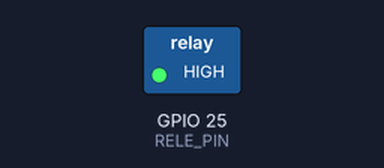
The sketch below on a simulated ESP32. Parts: switched loads named in the sketch (green lamp = pin HIGH).

Above: at 2.5 s.
At 5.5 s:
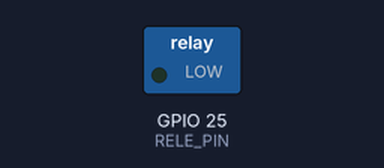
Timing chart, 0 to 7.8 s (numbered marks = the images above):
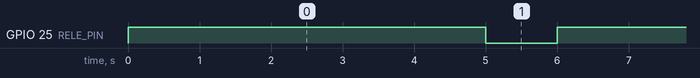

Measured:
- by itself, GPIO 25 (RELE_PIN): alternates HIGH for 5.0 s and LOW for 1.0 s

The sketch:

teste_motor_esteira.ino
```cpp
#define RELE_PIN 25


void setup() {
  pinMode(RELE_PIN, OUTPUT);


  // Motor começa desligado
  digitalWrite(RELE_PIN, LOW);
}


void loop() {


  // Liga o motor
  digitalWrite(RELE_PIN, HIGH);


  delay(5000); // gira por 5 segundos


  // Desliga o motor
  digitalWrite(RELE_PIN, LOW);


  delay(1000); // fica parado por 1 segundo


}
```
